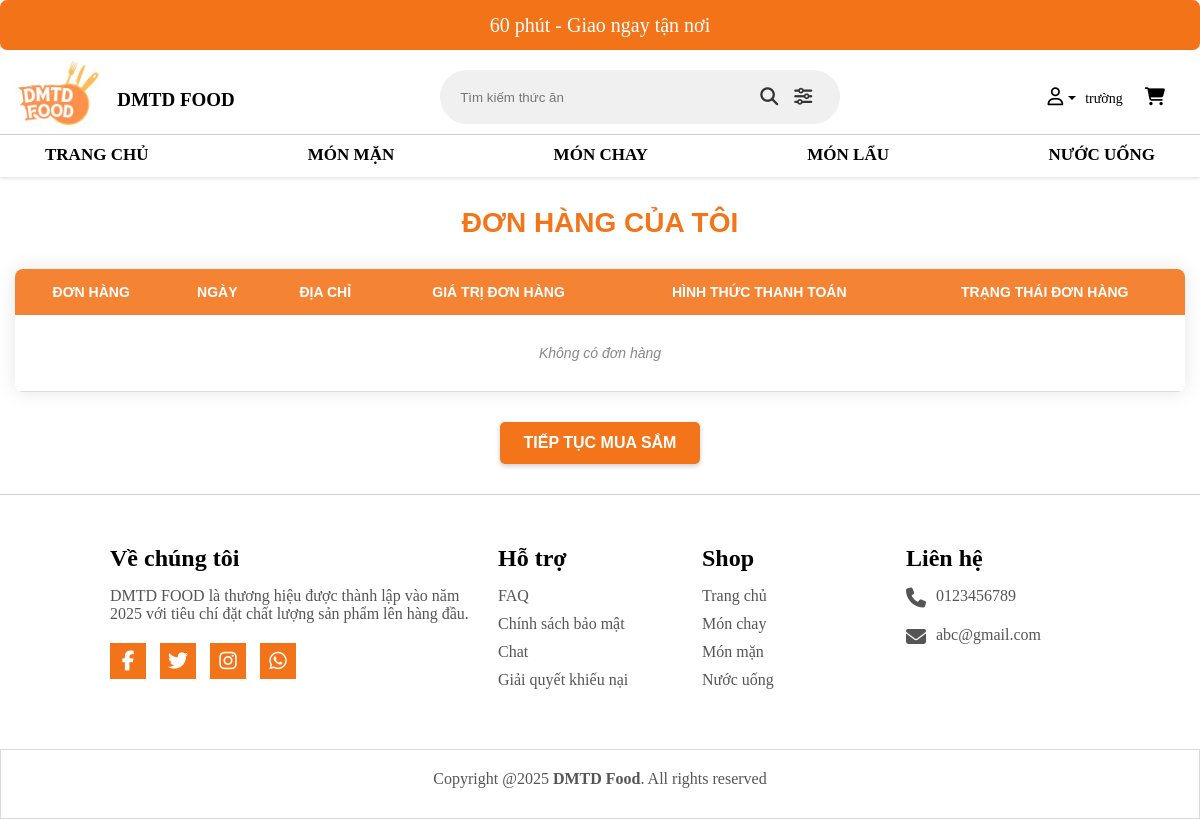
Before: /controller/index.php?act=xemhoadon (signed in) with the older database file.
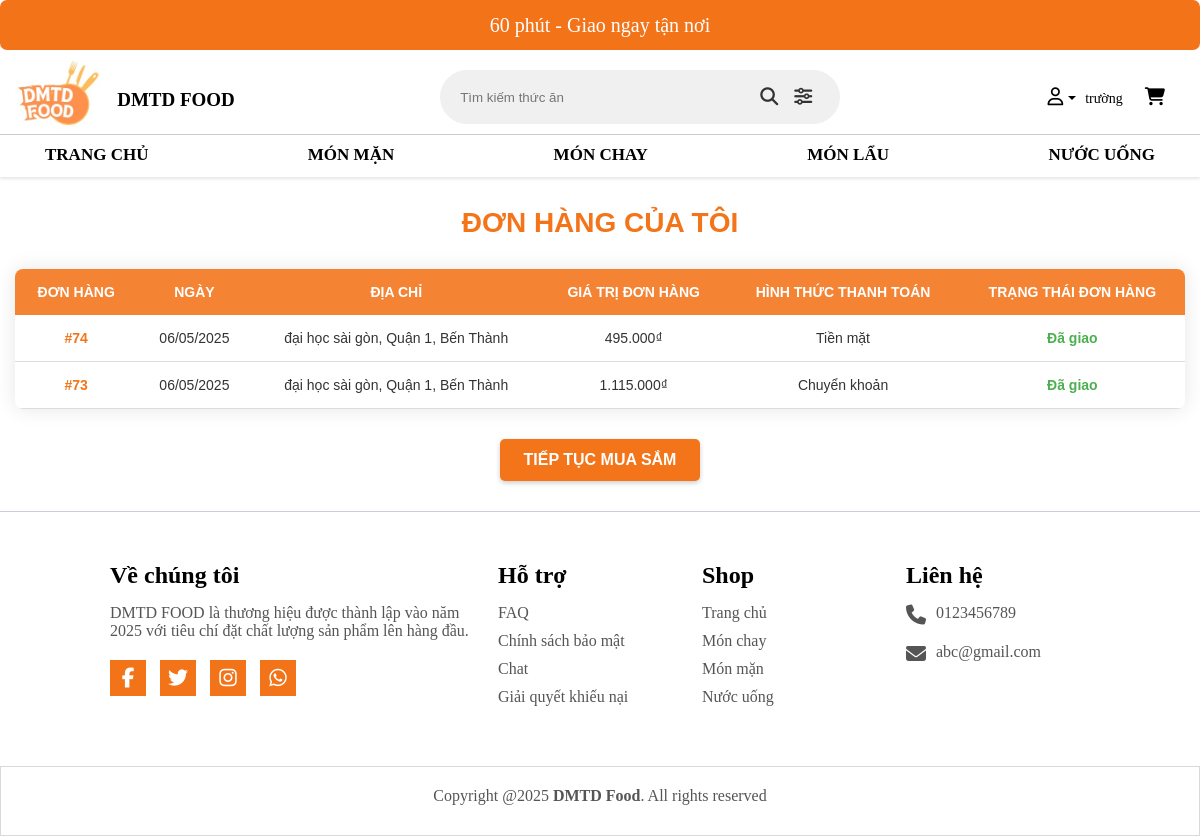
After: the same page with the newer database file.
### tables this page shows
CREATE TABLE `hoadon` (
  `IdHoaDon` int(255) NOT NULL,
  `IdNguoiDung` int(11) NOT NULL,
  `HoTen` varchar(250) NOT NULL,
  `email` varchar(250) NOT NULL,
  `sdt` varchar(11) NOT NULL,
  `DiaChi` varchar(250) NOT NULL,
  `quan_huyen` varchar(100) NOT NULL,
  `phuong_xa` varchar(100) NOT NULL,
  `NgayDatHang` datetime NOT NULL,
  `TongTien` int(11) NOT NULL DEFAULT 0,
  `PhuongThucTT` tinyint(1) NOT NULL DEFAULT 1 COMMENT '1:tiền mặt 2: là chuyển khoản',
  `TrangThai` tinyint(1) NOT NULL DEFAULT 1 COMMENT '1:Chưa xác nhận, 2:Đã xác nhận, 3:Giao thành công, 4:Hủy đơn '
);

### view/bill.php (the view, shortened to what this page needs)
<?php
$conn = ketnoidb();
$isLoggedIn = isset($_SESSION['tenDangNhap']);
if($isLoggedIn){
  $email = $_SESSION['email'];
}else{
    echo "không có dữ liệu";
}
$timIdNguoiIDung = "SELECT id_nguoidung FROM nguoidung where email = '$email'";
$result = $conn->query($timIdNguoiIDung);
$IdNguoiDung = 0;
if($result && $result->num_rows > 0){
    $row = mysqli_fetch_array($result);
    $IdNguoiDung = $row['id_nguoidung'];
}
if($IdNguoiDung > 0){
    $sql = "SELECT * FROM hoadon where IdNguoiDung = '$IdNguoiDung' ORDER BY NgayDatHang DESC";
    $kq = $conn->query($sql);
}else{
    echo "<script> alert('Không thành công') </script>";
}
function getPhuongThucThanhToan($value) {
    switch ($value) {
        case 1:
            return "Tiền mặt";
        case 2:
            return "Chuyển khoản";
    }
}
function getTrangThaiDonHang($value) {
    switch ($value) {
        case 3:
            return "<span class='status-delivered'>Đã giao</span>";
    }
}
function formatDate($dateString) {
    $date = new DateTime($dateString);
    return $date->format('d/m/Y');
}
include "header.php";
?>
<!DOCTYPE html>
<html lang="en">
<head>
</head>
<body>
    <div class="bill-container">
        <h2 class="page-title">ĐƠN HÀNG CỦA TÔI</h2>
        <?php if(count($_SESSION['hoadon']) > 0): ?>
            <table class="order-table">
                <tr>
                    <th>Đơn hàng</th>
                    <th>Ngày</th>
                    <th>Địa chỉ</th>
                    <th>Giá trị đơn hàng</th>
                    <th>Hình thức thanh toán</th>
                    <th>Trạng thái đơn hàng</th>
                </tr>
                <?php
                for ($i = 0; $i < count($_SESSION['hoadon']); $i++):
                    $hoadon = $_SESSION['hoadon'][$i];
                    $ptttText = getPhuongThucThanhToan($hoadon[8]);
                    $trangThaiText = getTrangThaiDonHang($hoadon[9]);
                    $formattedDate = formatDate($hoadon[6]);
                ?>
                    <tr>
                        <td>
                            <a href="../view/chitiethoadon.php?mahoadon=<?=$hoadon[0]?>" class="order-link">
                                #<?= $hoadon[0] ?>
                            </a>
                        </td>
                        <td><?= $formattedDate ?></td>
                        <td><?= $hoadon[3] . ', ' . $hoadon[4] . ', ' . $hoadon[5] ?></td>
                        <td><?= number_format($hoadon[7], 0, ',', '.') ?>₫</td>
                        <td><?= $ptttText ?></td>
                        <td><?= $trangThaiText ?></td>
                    </tr>
                <?php endfor; ?>
            </table>
            <div class="button-container">
                <button type="button" class="shop-button" onclick="window.location.href='../controller/index.php'">Tiếp tục mua sắm</button>
            </div>
        <?php else: ?>
            <table class="order-table">
                <thead>
                <tr>
                    <th>Đơn hàng</th>
                    <th>Ngày</th>
                    <th>Địa chỉ</th>
                    <th>Giá trị đơn hàng</th>
                    <th>Hình thức thanh toán</th>
                    <th>Trạng thái đơn hàng</th>
                </tr>
                </thead>
                <tbody>
                <tr class="empty-row">
                    <td colspan="6">Không có đơn hàng</td>
                </tr>
                </tbody>
            </table>
            <div class="button-container">
                <button type="button" class="shop-button" onclick="window.location.href='../controller/index.php'">Tiếp tục mua sắm</button>
            </div>
        <?php endif; ?>
    </div>
<?php include "footer.php"; ?>
</body>
</html>

### controller/index.php (shortened to what this page needs)
<?php
if(isset($_GET['act'])){
    switch($_GET['act']){
        case 'xemhoadon':
            include "../view/bill.php";
            break;
    }
} else {
    include "../view/home.php";
}
?>

### view/header.php (shortened to what this page needs)
<?php
$tenDangNhap = '';
if(isset($isLoggedIn) && $isLoggedIn){
  $tenDangNhap = $_SESSION['tenDangNhap'];
}
?>
<!DOCTYPE html>
<html lang="en">
<head>
    <link
      rel="stylesheet"
      href="https://cdnjs.cloudflare.com/ajax/libs/font-awesome/6.6.0/css/all.min.css"
    />
    <link rel="stylesheet" href="../view/css/style.css" />
</head>
<body>
<div class="header-banner">60 phút - Giao ngay tận nơi</div>
    <header class="header-top">
      <div class="container">
      <div class="logo">
  <a href="#" class="logo-img"><img height="70" src="../view/img/DMTD-Food-Logo.jpg" alt="Logo"/></a>
  <span><b>DMTD FOOD</b></span>
</div>
<form id="product-search" method="GET" action="../controller/index.php">
  <div class="box">
    <input type="text" placeholder="Tìm kiếm thức ăn" name="search"
           value="<?= isset($_GET['search']) ? htmlspecialchars($_GET['search']) : '' ?>" />
    <button type="submit" class="search-btn">
        <i class="fa-solid fa-magnifying-glass"></i>
    </button>
    <button type="button" class="search-btn" onclick="openAdvancedSearch()" title="Tìm kiếm nâng cao">
        <i class="fa-solid fa-sliders"></i>
    </button>
  </div>
</form>
        <div class="action">
          <div class="item">
            <a href="#"><i class="fa-regular fa-user"></i></a>
            <?php if(isset($isLoggedIn) && $isLoggedIn): ?>
              <span><?php echo $tenDangNhap; ?></span>
            <?php endif; ?>
          </div>
          <div class="item">
            <a href="../view/cart.php"
              ><i class="fa-solid fa-cart-shopping"></i
            ></a>
          </div>
        </div>
      </div>
    </header>
    <nav>
  <ul>
    <li><a href="../controller/index.php">Trang chủ</a></li>
    <li><a href="../controller/index.php?MaLoaiSP=1">Món mặn</a></li>
    <li><a href="../controller/index.php?MaLoaiSP=2">Món chay</a></li>
    <li><a href="../controller/index.php?MaLoaiSP=3">Món lẩu</a></li>
    <li><a href="../controller/index.php?MaLoaiSP=4">Nước uống</a></li>
  </ul>
</nav>

### view/footer.php
<div class="wrappper">
      <footer>
        <div class="container">
          <div class="sec aboutus">
            <h2>Về chúng tôi</h2>
            <p>
              DMTD FOOD là thương hiệu được thành lập vào năm 2025 với tiêu chí
              đặt chất lượng sản phẩm lên hàng đầu.
            </p>
            <ul class="sci">
              <li>
                <a href="#"><i class="fab fa-facebook-f"></i></a>
              </li>
              <li>
                <a href="#"><i class="fab fa-twitter"></i></a>
              </li>
              <li>
                <a href="#"><i class="fab fa-instagram"></i></a>
              </li>
              <li>
                <a href="#"><i class="fa-brands fa-whatsapp"></i></a>
              </li>
            </ul>
          </div>
          <div class="sec quicklinks">
            <h2>Hỗ trợ</h2>
            <ul>
              <li><a href="#">FAQ</a></li>
              <li><a href="#">Chính sách bảo mật</a></li>
              <li><a href="#">Chat</a></li>
              <li><a href="#">Giải quyết khiếu nại</a></li>
            </ul>
          </div>
          <div class="sec quicklinks">
            <h2>Shop</h2>
            <ul>
              <li><a href="#">Trang chủ</a></li>
              <li><a href="#">Món chay</a></li>
              <li><a href="#">Món mặn</a></li>
              <li><a href="#">Nước uống</a></li>
            </ul>
          </div>
          <div class="sec contact">
            <h2>Liên hệ</h2>
            <ul class="info">
              <li>
                <span><i class="fa-solid fa-phone"></i></span>
                <p><a href="#">0123456789</a></p>
              </li>
              <li>
                <span><i class="fa-solid fa-envelope"></i></span>
                <p><a href="#">abc@gmail.com</a></p>
              </li>
            </ul>
          </div>
        </div>
      </footer>
    </div>
    <div class="copyrightText">
      <p>Copyright @2025 <strong>DMTD Food</strong>. All rights reserved</p>
    </div>
 </body>
</html>

### view/css/style.css (style rules this page uses)
* { box-sizing: border-box; margin: 0; padding: 0; }
header { background-color: white; }
.container { max-width: 1130px; padding: 0 10px; margin: 0 auto; }
.header-top .container { width: 100%; max-width: 1200px; margin: 0 auto; display: flex; flex-wrap: wrap; align-items: center; justify-content: space-between; padding: 0 15px; }
.header-top .logo { display: flex; align-items: center; gap: 15px; }
.header-top .logo span { font-size: 19px; text-align: center; margin-top: 5px; }
.header-top .logo img { flex-shrink: 0; }
.box { position: relative; width: 100%; max-width: 400px; height: auto; display: flex; cursor: pointer; padding: 10px 20px; background-color: #f0f0f0; border-radius: 30px; align-items: center; }
.box input { width: 400px; background-color: #f0f0f0; outline: none; border: none; font-weight: 500; }
.action { display: flex; align-items: center; }
.header-banner { width: 100%; height: 50px; border-radius: 7px; margin-bottom: 10px; background: #f37319; position: sticky; align-items: center; justify-content: center; display: flex; color: white; font-size: 20px; }
nav { width: 100%; background-color: var(--white); box-shadow: 0 2px 3px rgba(0, 0, 0, 0.1); border-top: 1px solid #ccc; }
nav ul { display: flex; justify-content: space-between; align-items: center; list-style: none; padding: 10px 30px; max-width: 1200px; margin: 0 auto; }
nav ul li a { text-decoration: none; font-size: 16px; font-weight: bold; text-transform: uppercase; color: black; transition: color 0.3s ease, border-bottom 0.3s ease; }
nav ul li { display: inline-block; margin: 0 15px; }
nav ul li a { text-decoration: none; color: #000; font-weight: bold; text-transform: uppercase; font-size: 17px; transition: 0.1s; }
nav ul li a::after { content: ""; width: 100%; opacity: 0; height: 2px; background: var(--orange); display: block; transition: 0.2s linear; }
.action { display: flex; position: relative; right: 20px; }
.action .item a { margin-left: 22px; width: 24px; font-size: 18px; color: #000; height: auto; position: relative; }
footer { position: relative; width: 100%; height: auto; padding: 50px 100px; background-color: #fff; border-top: 1px solid #ccd; }
footer .container { width: 100%; display: grid; grid-template-columns: 2fr 1fr 1fr 1fr; grid-gap: 20px; }
footer .container .sec h2 { position: relative; color: black; font-weight: 600; margin-bottom: 15px; }
footer .container .sec p { color: #555; }
footer .container .sci { margin-top: 20px; display: grid; grid-template-columns: repeat(4, 50px); }
footer .container .sci li { list-style: none; }
footer .container .sci li a { display: inline-block; width: 36px; height: 36px; background-color: #f37319; display: grid; align-content: center; justify-content: center; text-decoration: none; }
footer .container .sci li a i { color: #fff; font-size: 20px; }
footer .container .quicklinks { position: relative; }
footer .container .quicklinks ul li { list-style: none; }
footer .container .quicklinks ul li a { color: #555; text-decoration: none; margin-bottom: 10px; display: inline-block; }
footer .container .contact .info { position: relative; }
footer .container .contact .info li { display: grid; grid-template-columns: 30px 1fr; margin-bottom: 16px; }
footer .container .contact .info li span { color: #555; font-size: 20px; }
footer .container .contact .info li a { color: #555; text-decoration: none; }
.copyrightText { width: 100%; background-color: #fff; padding: 20px 100px 30px; text-align: center; color: #555; border: 1px solid rgba(0, 0, 0, 0.15); }

### view/header.php (style rules this page uses)
.action .item { position: relative; display: inline-block; }
.action .item:has(.fa-regular.fa-user) > a::after { content: ''; display: inline-block; margin-left: 5px; width: 0; height: 0; border-left: 4px solid transparent; border-right: 4px solid transparent; border-top: 4px solid #000; vertical-align: middle; }
.action .item span { margin-left: 5px; font-size: 14px; font-weight: 500; }
.search-btn { background: none; border: none; cursor: pointer; padding: 8px; display: flex; align-items: center; justify-content: center; }
.search-btn i { font-size: 18px; color: #333; }

Changed rows visible on the page:
added hoadon: IdHoaDon "74", NgayDatHang "06/05/2025", DiaChi "đại học sài gòn", quan_huyen "Quận 1", phuong_xa "Bến Thành", TongTien "495.000", PhuongThucTT "Tiền mặt"
added hoadon: IdHoaDon "73", NgayDatHang "06/05/2025", DiaChi "đại học sài gòn", quan_huyen "Quận 1", phuong_xa "Bến Thành", TongTien "1.115.000", PhuongThucTT "Chuyển khoản"
Other visible differences:
text no longer shown: "Không có đơn hàng"
